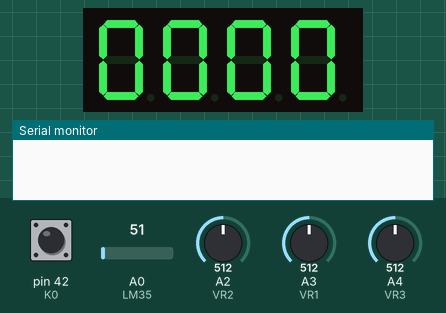
Recording of a sketch running on a simulated Arduino Mega 2560, built with avr-gcc and run on an emulated ATmega2560. On the bench: 4-digit seven-segment display, the last lines printed to the serial monitor. Wiring (inferred from the names in the program): 4-digit 7-segment display, segments lit when LOW: segments pin 22, pin 23, pin 24, pin 25, pin 26, pin 27, pin 28, pin 29; digit selects pin 37, pin 36, pin 35, pin 34. The inputs (shaded band) are chosen by the test bench; at power-on: pin 42 (K0) HIGH, A3 (VR1) = 512, A2 (VR2) = 512, A0 (LM35) = 51, A4 (VR3) = 512. The segment pins are drawn as the display they are named for.

Above: at 1.2 s.
1.3 s: pin 42 (K0) pulled LOW for 1 s
At 3.0 s:
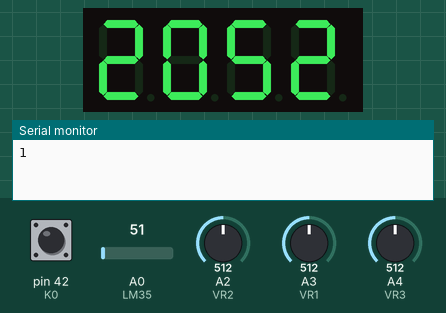
3.8 s: A3 (VR1) set to 716
At 4.3 s:
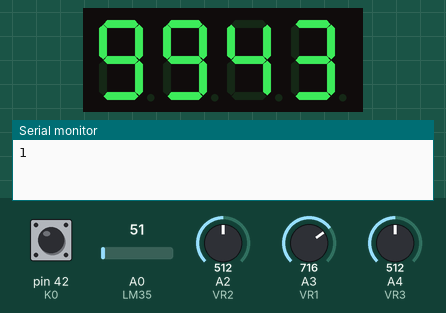
5.3 s: pin 42 (K0) pulled LOW for 0.15 s
At 5.46 s:
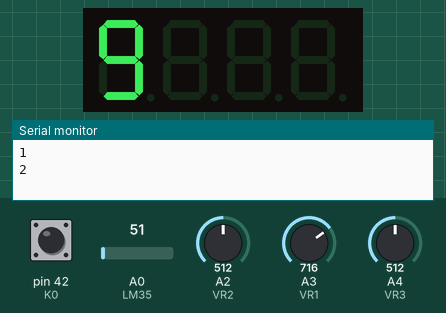
7.0 s: A2 (VR2) set to 306
At 7.9 s:
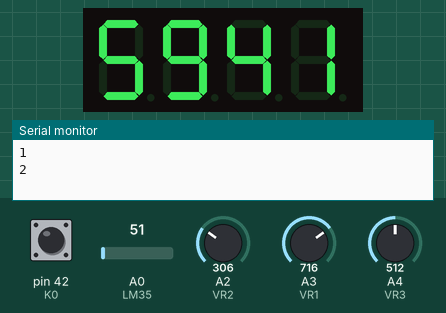
9.0 s: A2 (VR2) set to 30
At 10.7 s:
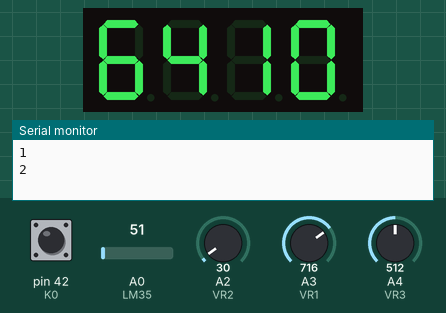
11.0 s: A2 (VR2) set to 992
At 12.1 s:
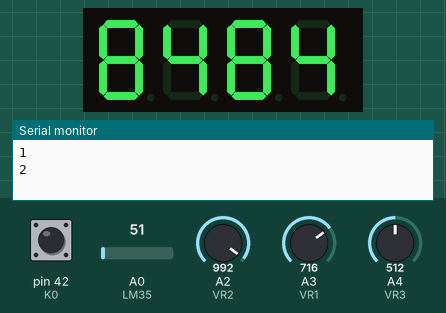
Timing chart, 0 to 14.0 s (numbered marks = the images above; inputs shaded):
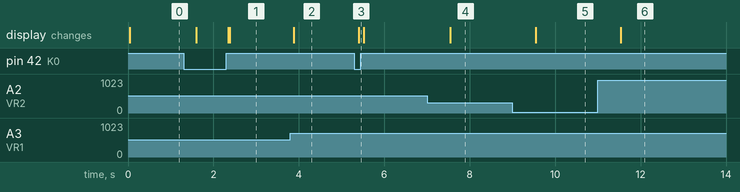

The sketch:

Bai_1c_4.ino
```cpp
#define VR1   A3
#define VR2   A2
#define VR3   A4
#define LM35  A0
#define K0    42

// LED 7 Doan
char PinOut[] = {22, 23, 24, 25, 26, 27, 28, 29};
const char ctr[] = {37, 36, 35, 34};
const unsigned char code7seg[] = {0xC0, 0xF9, 0xA4, 0xB0, 0x99, 0x92, 0x82, 0xF8, 0x80, 0x90};
char temp_1[4] = {0, 0, 0, 0};
int index = 0;

unsigned long oldtime_1 = 0;
unsigned long oldtime_2 = 0;
unsigned long oldtime_3 = 0;
unsigned long time_1    = 5;
unsigned long time_2    = 500;
unsigned long time_3    = 10;

int val1, val2, val3, val4 = 0;
int counter = 0;

void setPinOut(char temp);
void blinkLED(int n);
void toDisplay(int counter);
void Scanled();

void setup() {
  Serial.begin(9600);
  pinMode(K0, INPUT_PULLUP);
  for (int i = 0; i < 8; i++)
    pinMode(PinOut[i], OUTPUT);
  for (int i = 0; i < 4; i++) pinMode(ctr[i], OUTPUT);
  analogReference(DEFAULT);
  toDisplay(0);
  Scanled();
  delay(1);
}

void loop() {
  if ((unsigned long) (millis() - oldtime_1) > time_1) {
    Scanled();
    oldtime_1 = millis();
  }
  if ((unsigned long) (millis() - oldtime_2) > time_2) {
    if (digitalRead(K0) == 0) {
      if (counter >= 4) counter = 1;
      else counter++;
      Serial.println(counter);
      while (!digitalRead(K0));
    }
    if (counter == 1) toDisplay(val1);
    else if (counter == 2) toDisplay(val2);
    else if (counter == 3) toDisplay(val3);
    else if (counter == 4) toDisplay(val4);

    oldtime_2 = millis();
  }
  if ((unsigned long) (millis() - oldtime_3) > time_3) {
    val1 = map(analogRead(VR1), 0, 1023, 0, 5000);
    val2 = map(analogRead(VR2), 0, 1023, 0, 5000);
    val3 = map(analogRead(VR3), 0, 1023, 0, 5000);
    val4 = map(analogRead(LM35), 0, 1023, 0, 5000) / 10;
    oldtime_3 = millis();
  }
}

// Set chan theo hex
void setPinOut(char temp) {
  for (int i = 0; i < 8; i++) {
    if (temp & 0x01)     digitalWrite(PinOut[i], HIGH);
    else              digitalWrite(PinOut[i], LOW);
    temp = temp >> 1;
  }
}

// Ham blink LED
void blinkLED(int n) {
  for (int i = 0; i < n; i++) {
    setPinOut(0xff);
    delay(500);
    setPinOut(0x00);
    delay(500);
  }
}

// Chuyen so sang LED 7 doan
void toDisplay(int counter) {
  temp_1[3] = counter / 1000;
  temp_1[2] = (counter % 1000) / 100;
  temp_1[1] = ((counter % 1000) % 100) / 10;
  temp_1[0] = counter % 10;
}

// Scan LED
void Scanled() {
  unsigned char ch;

  digitalWrite(ctr[index == 0 ? 3 : (index - 1)], HIGH);

  ch = temp_1[index];
  setPinOut(code7seg[ch]);

  digitalWrite(ctr[index], LOW);
  index++;
  if (index >= 4) index = 0;
}
```

Measured:
- after the input at 1.3 s, the display: first changes after 0.30 s (image 1 shows a later state)
- after the input at 3.8 s, the display: changes after 0.08 s (image 2)
- after the input at 5.3 s, the display: changes after 0.10 s (image 3)
- after the input at 7.0 s, the display: changes after 0.54 s (image 4)
- after the input at 9.0 s, the display: changes after 0.54 s (image 5)
- after the input at 11.0 s, the display: changes after 0.54 s (image 6)
